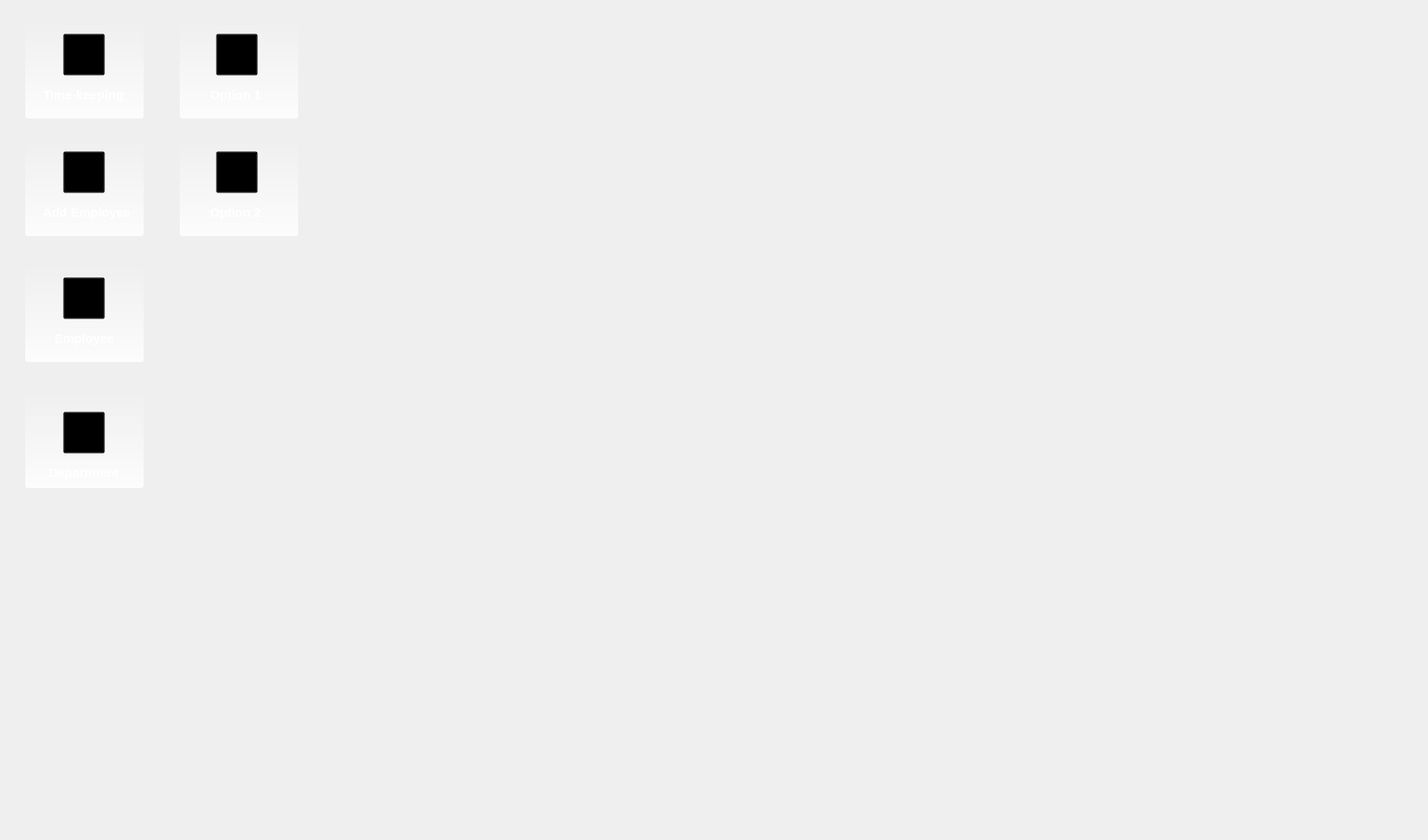
<?xml version="1.0" encoding="UTF-8"?>
<ui version="4.0">
 <class>Form</class>
 <widget class="QWidget" name="Form">
  <property name="geometry">
   <rect>
    <x>0</x>
    <y>0</y>
    <width>1700</width>
    <height>1000</height>
   </rect>
  </property>
  <property name="windowTitle">
   <string>Form</string>
  </property>
  <widget class="QWidget" name="widget" native="true">
   <property name="geometry">
    <rect>
     <x>0</x>
     <y>0</y>
     <width>1700</width>
     <height>1000</height>
    </rect>
   </property>
   <property name="styleSheet">
    <string notr="true">QWidget#widget{
border-image: url(:/thumnail/employee-background.jfif);}
</string>
   </property>
   <widget class="QPushButton" name="pushButton">
    <property name="geometry">
     <rect>
      <x>30</x>
      <y>30</y>
      <width>141</width>
      <height>111</height>
     </rect>
    </property>
    <property name="styleSheet">
     <string notr="true">border-radius: 3px;
background-color:qlineargradient(spread:pad, x1:0, y1:0, x2:0, y2:1, stop:0 rgba(255, 255, 255, 10), stop:1 rgba(255, 255, 255, 210));

</string>
    </property>
    <property name="text">
     <string/>
    </property>
   </widget>
   <widget class="QLabel" name="label">
    <property name="geometry">
     <rect>
      <x>51</x>
      <y>103</y>
      <width>102</width>
      <height>20</height>
     </rect>
    </property>
    <property name="styleSheet">
     <string notr="true">color: white;
font-size: 15px;
font-weight: 500;
background-color: transparent;</string>
    </property>
    <property name="text">
     <string>Time-keeping</string>
    </property>
   </widget>
   <widget class="QPushButton" name="pushButton_2">
    <property name="geometry">
     <rect>
      <x>75</x>
      <y>40</y>
      <width>50</width>
      <height>50</height>
     </rect>
    </property>
    <property name="styleSheet">
     <string notr="true">border-image: url(:/backgr/immigration.png);
background-color: transparent;
</string>
    </property>
    <property name="text">
     <string/>
    </property>
   </widget>
   <widget class="QPushButton" name="pushButton_3">
    <property name="geometry">
     <rect>
      <x>30</x>
      <y>30</y>
      <width>141</width>
      <height>111</height>
     </rect>
    </property>
    <property name="styleSheet">
     <string notr="true">QPushButton#pushButton_3{
background-color: transparent;
border-radius: 3px;
}

QPushButton#pushButton_3:pressed{
	background-color: red;
border-radius: 3px;
}</string>
    </property>
    <property name="text">
     <string/>
    </property>
   </widget>
   <widget class="QLabel" name="label_3">
    <property name="geometry">
     <rect>
      <x>51</x>
      <y>243</y>
      <width>105</width>
      <height>20</height>
     </rect>
    </property>
    <property name="styleSheet">
     <string notr="true">color: white;
font-size: 15px;
font-weight: 500;
background-color: transparent;</string>
    </property>
    <property name="text">
     <string>Add Employee</string>
    </property>
   </widget>
   <widget class="QPushButton" name="pushButton_7">
    <property name="geometry">
     <rect>
      <x>30</x>
      <y>170</y>
      <width>141</width>
      <height>111</height>
     </rect>
    </property>
    <property name="styleSheet">
     <string notr="true">border-radius: 3px;
background-color:qlineargradient(spread:pad, x1:0, y1:0, x2:0, y2:1, stop:0 rgba(255, 255, 255, 10), stop:1 rgba(255, 255, 255, 210));

</string>
    </property>
    <property name="text">
     <string/>
    </property>
   </widget>
   <widget class="QPushButton" name="pushButton_8">
    <property name="geometry">
     <rect>
      <x>30</x>
      <y>170</y>
      <width>141</width>
      <height>111</height>
     </rect>
    </property>
    <property name="styleSheet">
     <string notr="true">QPushButton#pushButton_8{
background-color: transparent;
border-radius: 3px;
}

QPushButton#pushButton_8:pressed{
	background-color: red;
border-radius: 3px;
}</string>
    </property>
    <property name="text">
     <string/>
    </property>
   </widget>
   <widget class="QPushButton" name="pushButton_9">
    <property name="geometry">
     <rect>
      <x>75</x>
      <y>180</y>
      <width>50</width>
      <height>50</height>
     </rect>
    </property>
    <property name="styleSheet">
     <string notr="true">border-image: url(:/backgr/add_employee.png);
background-color: transparent;
</string>
    </property>
    <property name="text">
     <string/>
    </property>
   </widget>
   <widget class="QLabel" name="label_4">
    <property name="geometry">
     <rect>
      <x>65</x>
      <y>393</y>
      <width>71</width>
      <height>20</height>
     </rect>
    </property>
    <property name="styleSheet">
     <string notr="true">color: white;
font-size: 15px;
font-weight: 500;
background-color: transparent;</string>
    </property>
    <property name="text">
     <string>Employee</string>
    </property>
   </widget>
   <widget class="QPushButton" name="pushButton_10">
    <property name="geometry">
     <rect>
      <x>30</x>
      <y>320</y>
      <width>141</width>
      <height>111</height>
     </rect>
    </property>
    <property name="styleSheet">
     <string notr="true">border-radius: 3px;
background-color:qlineargradient(spread:pad, x1:0, y1:0, x2:0, y2:1, stop:0 rgba(255, 255, 255, 10), stop:1 rgba(255, 255, 255, 210));

</string>
    </property>
    <property name="text">
     <string/>
    </property>
   </widget>
   <widget class="QPushButton" name="pushButton_11">
    <property name="geometry">
     <rect>
      <x>30</x>
      <y>320</y>
      <width>141</width>
      <height>111</height>
     </rect>
    </property>
    <property name="styleSheet">
     <string notr="true">QPushButton#pushButton_11{
background-color: transparent;
border-radius: 3px;
}

QPushButton#pushButton_11:pressed{
	background-color: red;
border-radius: 3px;
}</string>
    </property>
    <property name="text">
     <string/>
    </property>
   </widget>
   <widget class="QPushButton" name="pushButton_12">
    <property name="geometry">
     <rect>
      <x>75</x>
      <y>330</y>
      <width>50</width>
      <height>50</height>
     </rect>
    </property>
    <property name="styleSheet">
     <string notr="true">
background-color: transparent;
border-image: url(:/backgr/employee.png);</string>
    </property>
    <property name="text">
     <string/>
    </property>
   </widget>
   <widget class="QLabel" name="label_5">
    <property name="geometry">
     <rect>
      <x>58</x>
      <y>553</y>
      <width>90</width>
      <height>20</height>
     </rect>
    </property>
    <property name="styleSheet">
     <string notr="true">color: white;
font-size: 15px;
font-weight: 500;
background-color: transparent;</string>
    </property>
    <property name="text">
     <string>Department</string>
    </property>
   </widget>
   <widget class="QPushButton" name="pushButton_13">
    <property name="geometry">
     <rect>
      <x>30</x>
      <y>470</y>
      <width>141</width>
      <height>111</height>
     </rect>
    </property>
    <property name="styleSheet">
     <string notr="true">border-radius: 3px;
background-color:qlineargradient(spread:pad, x1:0, y1:0, x2:0, y2:1, stop:0 rgba(255, 255, 255, 10), stop:1 rgba(255, 255, 255, 210));

</string>
    </property>
    <property name="text">
     <string/>
    </property>
   </widget>
   <widget class="QPushButton" name="pushButton_14">
    <property name="geometry">
     <rect>
      <x>30</x>
      <y>470</y>
      <width>141</width>
      <height>111</height>
     </rect>
    </property>
    <property name="styleSheet">
     <string notr="true">QPushButton#pushButton_14{
background-color: transparent;
border-radius: 3px;
}

QPushButton#pushButton_14:pressed{
	background-color: red;
border-radius: 3px;
}</string>
    </property>
    <property name="text">
     <string/>
    </property>
   </widget>
   <widget class="QPushButton" name="pushButton_15">
    <property name="geometry">
     <rect>
      <x>75</x>
      <y>490</y>
      <width>50</width>
      <height>50</height>
     </rect>
    </property>
    <property name="styleSheet">
     <string notr="true">
background-color: transparent;
border-image: url(:/backgr/department.png);</string>
    </property>
    <property name="text">
     <string/>
    </property>
   </widget>
   <widget class="QLabel" name="label_6">
    <property name="geometry">
     <rect>
      <x>250</x>
      <y>103</y>
      <width>71</width>
      <height>20</height>
     </rect>
    </property>
    <property name="styleSheet">
     <string notr="true">color: white;
font-size: 15px;
font-weight: 500;
background-color: transparent;</string>
    </property>
    <property name="text">
     <string>Option 1</string>
    </property>
   </widget>
   <widget class="QPushButton" name="pushButton_16">
    <property name="geometry">
     <rect>
      <x>214</x>
      <y>30</y>
      <width>141</width>
      <height>111</height>
     </rect>
    </property>
    <property name="styleSheet">
     <string notr="true">border-radius: 3px;
background-color:qlineargradient(spread:pad, x1:0, y1:0, x2:0, y2:1, stop:0 rgba(255, 255, 255, 10), stop:1 rgba(255, 255, 255, 210));

</string>
    </property>
    <property name="text">
     <string/>
    </property>
   </widget>
   <widget class="QPushButton" name="pushButton_17">
    <property name="geometry">
     <rect>
      <x>214</x>
      <y>30</y>
      <width>141</width>
      <height>111</height>
     </rect>
    </property>
    <property name="styleSheet">
     <string notr="true">QPushButton#pushButton_17{
background-color: transparent;
border-radius: 3px;
}

QPushButton#pushButton_17:pressed{
	background-color: red;
border-radius: 3px;
}</string>
    </property>
    <property name="text">
     <string/>
    </property>
   </widget>
   <widget class="QPushButton" name="pushButton_18">
    <property name="geometry">
     <rect>
      <x>257</x>
      <y>40</y>
      <width>50</width>
      <height>50</height>
     </rect>
    </property>
    <property name="styleSheet">
     <string notr="true">border-image: url(:/backgr/division.png);
background-color: transparent;
</string>
    </property>
    <property name="text">
     <string/>
    </property>
   </widget>
   <widget class="QLabel" name="label_7">
    <property name="geometry">
     <rect>
      <x>250</x>
      <y>243</y>
      <width>71</width>
      <height>20</height>
     </rect>
    </property>
    <property name="styleSheet">
     <string notr="true">color: white;
font-size: 15px;
font-weight: 500;
background-color: transparent;</string>
    </property>
    <property name="text">
     <string>Option 2</string>
    </property>
   </widget>
   <widget class="QPushButton" name="pushButton_19">
    <property name="geometry">
     <rect>
      <x>214</x>
      <y>170</y>
      <width>141</width>
      <height>111</height>
     </rect>
    </property>
    <property name="styleSheet">
     <string notr="true">border-radius: 3px;
background-color:qlineargradient(spread:pad, x1:0, y1:0, x2:0, y2:1, stop:0 rgba(255, 255, 255, 10), stop:1 rgba(255, 255, 255, 210));

</string>
    </property>
    <property name="text">
     <string/>
    </property>
   </widget>
   <widget class="QPushButton" name="pushButton_20">
    <property name="geometry">
     <rect>
      <x>214</x>
      <y>170</y>
      <width>141</width>
      <height>111</height>
     </rect>
    </property>
    <property name="styleSheet">
     <string notr="true">QPushButton#pushButton_20{
background-color: transparent;
border-radius: 3px;
}

QPushButton#pushButton_20:pressed{
	background-color: red;
border-radius: 3px;
}</string>
    </property>
    <property name="text">
     <string/>
    </property>
   </widget>
   <widget class="QPushButton" name="pushButton_21">
    <property name="geometry">
     <rect>
      <x>257</x>
      <y>180</y>
      <width>50</width>
      <height>50</height>
     </rect>
    </property>
    <property name="styleSheet">
     <string notr="true">border-image: url(:/backgr/division.png);
background-color: transparent;
</string>
    </property>
    <property name="text">
     <string/>
    </property>
   </widget>
   <zorder>pushButton</zorder>
   <zorder>label</zorder>
   <zorder>pushButton_2</zorder>
   <zorder>pushButton_3</zorder>
   <zorder>label_3</zorder>
   <zorder>pushButton_7</zorder>
   <zorder>pushButton_9</zorder>
   <zorder>label_4</zorder>
   <zorder>pushButton_10</zorder>
   <zorder>pushButton_12</zorder>
   <zorder>label_5</zorder>
   <zorder>pushButton_13</zorder>
   <zorder>pushButton_15</zorder>
   <zorder>label_6</zorder>
   <zorder>pushButton_16</zorder>
   <zorder>pushButton_18</zorder>
   <zorder>label_7</zorder>
   <zorder>pushButton_19</zorder>
   <zorder>pushButton_21</zorder>
   <zorder>pushButton_8</zorder>
   <zorder>pushButton_11</zorder>
   <zorder>pushButton_14</zorder>
   <zorder>pushButton_17</zorder>
   <zorder>pushButton_20</zorder>
  </widget>
 </widget>
 <resources>
  <include location="res3.qrc"/>
 </resources>
 <connections/>
</ui>
